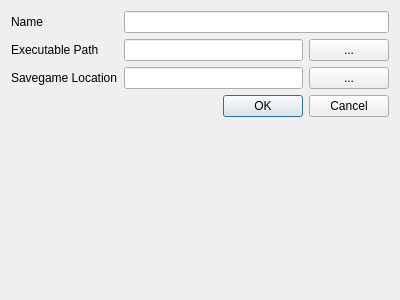
<?xml version="1.0" encoding="UTF-8"?>
<ui version="4.0">
 <class>CreateSaveGameConfigWindow</class>
 <widget class="QWidget" name="CreateSaveGameConfigWindow">
  <property name="windowModality">
   <enum>Qt::WindowModal</enum>
  </property>
  <property name="geometry">
   <rect>
    <x>0</x>
    <y>0</y>
    <width>400</width>
    <height>300</height>
   </rect>
  </property>
  <property name="windowTitle">
   <string>CreateSaveGameConfigWindow</string>
  </property>
  <layout class="QFormLayout" name="formLayout">
   <item row="1" column="1">
    <layout class="QHBoxLayout" name="horizontalLayout">
     <item>
      <widget class="QLineEdit" name="executableLocationLineEdit"/>
     </item>
     <item>
      <widget class="QPushButton" name="browseExeButton">
       <property name="text">
        <string>...</string>
       </property>
      </widget>
     </item>
    </layout>
   </item>
   <item row="1" column="0">
    <widget class="QLabel" name="label">
     <property name="text">
      <string>Executable Path</string>
     </property>
    </widget>
   </item>
   <item row="0" column="1">
    <widget class="QLineEdit" name="nameLineEdit"/>
   </item>
   <item row="0" column="0">
    <widget class="QLabel" name="label_3">
     <property name="text">
      <string>Name</string>
     </property>
    </widget>
   </item>
   <item row="2" column="0">
    <widget class="QLabel" name="label_2">
     <property name="text">
      <string>Savegame Location</string>
     </property>
    </widget>
   </item>
   <item row="2" column="1">
    <layout class="QHBoxLayout" name="horizontalLayout_2">
     <item>
      <widget class="QLineEdit" name="savegameLocationLineEdit"/>
     </item>
     <item>
      <widget class="QPushButton" name="browseSaveGameLocation">
       <property name="text">
        <string>...</string>
       </property>
      </widget>
     </item>
    </layout>
   </item>
   <item row="3" column="1">
    <widget class="QDialogButtonBox" name="confirmButtonBox">
     <property name="standardButtons">
      <set>QDialogButtonBox::Cancel|QDialogButtonBox::Ok</set>
     </property>
     <property name="centerButtons">
      <bool>false</bool>
     </property>
    </widget>
   </item>
  </layout>
 </widget>
 <layoutdefault spacing="6" margin="11"/>
 <resources/>
 <connections>
  <connection>
   <sender>confirmButtonBox</sender>
   <signal>rejected()</signal>
   <receiver>CreateSaveGameConfigWindow</receiver>
   <slot>close()</slot>
   <hints>
    <hint type="sourcelabel">
     <x>249</x>
     <y>108</y>
    </hint>
    <hint type="destinationlabel">
     <x>199</x>
     <y>149</y>
    </hint>
   </hints>
  </connection>
  <connection>
   <sender>confirmButtonBox</sender>
   <signal>accepted()</signal>
   <receiver>CreateSaveGameConfigWindow</receiver>
   <slot>OkClicked()</slot>
   <hints>
    <hint type="sourcelabel">
     <x>249</x>
     <y>108</y>
    </hint>
    <hint type="destinationlabel">
     <x>199</x>
     <y>149</y>
    </hint>
   </hints>
  </connection>
  <connection>
   <sender>browseExeButton</sender>
   <signal>clicked()</signal>
   <receiver>CreateSaveGameConfigWindow</receiver>
   <slot>BrowseExecutable()</slot>
   <hints>
    <hint type="sourcelabel">
     <x>352</x>
     <y>47</y>
    </hint>
    <hint type="destinationlabel">
     <x>199</x>
     <y>149</y>
    </hint>
   </hints>
  </connection>
  <connection>
   <sender>browseSaveGameLocation</sender>
   <signal>clicked()</signal>
   <receiver>CreateSaveGameConfigWindow</receiver>
   <slot>BrowseSavegameLocation()</slot>
   <hints>
    <hint type="sourcelabel">
     <x>338</x>
     <y>83</y>
    </hint>
    <hint type="destinationlabel">
     <x>334</x>
     <y>206</y>
    </hint>
   </hints>
  </connection>
 </connections>
 <slots>
  <slot>OkClicked()</slot>
  <slot>BrowseExecutable()</slot>
  <slot>BrowseSavegameLocation()</slot>
 </slots>
</ui>
